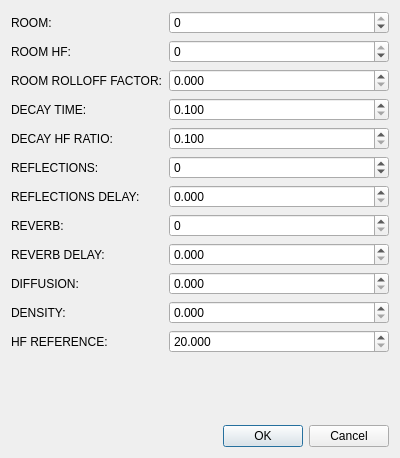
<?xml version="1.0" encoding="UTF-8"?>
<ui version="4.0">
 <class>Reverb3DCustomizeWnd</class>
 <widget class="QDialog" name="Reverb3DCustomizeWnd">
  <property name="geometry">
   <rect>
    <x>0</x>
    <y>0</y>
    <width>400</width>
    <height>458</height>
   </rect>
  </property>
  <property name="windowTitle">
   <string>Customize 3DReverb</string>
  </property>
  <layout class="QVBoxLayout" name="verticalLayout">
   <item>
    <layout class="QFormLayout" name="formLayout">
     <item row="0" column="0">
      <widget class="QLabel" name="label_5">
       <property name="text">
        <string>ROOM:</string>
       </property>
      </widget>
     </item>
     <item row="0" column="1">
      <widget class="QSpinBox" name="m_room">
       <property name="minimum">
        <number>-10000</number>
       </property>
       <property name="maximum">
        <number>0</number>
       </property>
      </widget>
     </item>
     <item row="1" column="0">
      <widget class="QLabel" name="label">
       <property name="text">
        <string>ROOM HF:</string>
       </property>
      </widget>
     </item>
     <item row="1" column="1">
      <widget class="QSpinBox" name="m_roomHF">
       <property name="minimum">
        <number>-10000</number>
       </property>
       <property name="maximum">
        <number>0</number>
       </property>
      </widget>
     </item>
     <item row="2" column="0">
      <widget class="QLabel" name="label_7">
       <property name="text">
        <string>ROOM ROLLOFF FACTOR:</string>
       </property>
      </widget>
     </item>
     <item row="2" column="1">
      <widget class="QDoubleSpinBox" name="m_roomRolloffFactor">
       <property name="decimals">
        <number>3</number>
       </property>
       <property name="maximum">
        <double>10.000000000000000</double>
       </property>
       <property name="singleStep">
        <double>0.001000000000000</double>
       </property>
      </widget>
     </item>
     <item row="3" column="0">
      <widget class="QLabel" name="label_6">
       <property name="text">
        <string>DECAY TIME:</string>
       </property>
      </widget>
     </item>
     <item row="3" column="1">
      <widget class="QDoubleSpinBox" name="m_decayTime">
       <property name="decimals">
        <number>3</number>
       </property>
       <property name="minimum">
        <double>0.100000000000000</double>
       </property>
       <property name="maximum">
        <double>20.000000000000000</double>
       </property>
       <property name="singleStep">
        <double>0.010000000000000</double>
       </property>
      </widget>
     </item>
     <item row="4" column="0">
      <widget class="QLabel" name="label_4">
       <property name="text">
        <string>DECAY HF RATIO:</string>
       </property>
      </widget>
     </item>
     <item row="5" column="0">
      <widget class="QLabel" name="label_2">
       <property name="text">
        <string>REFLECTIONS:</string>
       </property>
      </widget>
     </item>
     <item row="6" column="0">
      <widget class="QLabel" name="label_12">
       <property name="text">
        <string>REFLECTIONS DELAY:</string>
       </property>
      </widget>
     </item>
     <item row="7" column="0">
      <widget class="QLabel" name="label_3">
       <property name="text">
        <string>REVERB:</string>
       </property>
      </widget>
     </item>
     <item row="8" column="0">
      <widget class="QLabel" name="label_11">
       <property name="text">
        <string>REVERB DELAY:</string>
       </property>
      </widget>
     </item>
     <item row="9" column="0">
      <widget class="QLabel" name="label_10">
       <property name="text">
        <string>DIFFUSION:</string>
       </property>
      </widget>
     </item>
     <item row="10" column="0">
      <widget class="QLabel" name="label_8">
       <property name="text">
        <string>DENSITY:</string>
       </property>
      </widget>
     </item>
     <item row="11" column="0">
      <widget class="QLabel" name="label_9">
       <property name="text">
        <string>HF REFERENCE:</string>
       </property>
      </widget>
     </item>
     <item row="4" column="1">
      <widget class="QDoubleSpinBox" name="m_decayHFRatio">
       <property name="decimals">
        <number>3</number>
       </property>
       <property name="minimum">
        <double>0.100000000000000</double>
       </property>
       <property name="maximum">
        <double>2.000000000000000</double>
       </property>
       <property name="singleStep">
        <double>0.001000000000000</double>
       </property>
      </widget>
     </item>
     <item row="5" column="1">
      <widget class="QSpinBox" name="m_reflections">
       <property name="minimum">
        <number>-10000</number>
       </property>
       <property name="maximum">
        <number>1000</number>
       </property>
      </widget>
     </item>
     <item row="7" column="1">
      <widget class="QSpinBox" name="m_reverb">
       <property name="maximum">
        <number>2000</number>
       </property>
      </widget>
     </item>
     <item row="6" column="1">
      <widget class="QDoubleSpinBox" name="m_reflectionsDelay">
       <property name="decimals">
        <number>3</number>
       </property>
       <property name="maximum">
        <double>0.300000000000000</double>
       </property>
       <property name="singleStep">
        <double>0.001000000000000</double>
       </property>
      </widget>
     </item>
     <item row="8" column="1">
      <widget class="QDoubleSpinBox" name="m_reverbDelay">
       <property name="decimals">
        <number>3</number>
       </property>
       <property name="maximum">
        <double>0.100000000000000</double>
       </property>
       <property name="singleStep">
        <double>0.001000000000000</double>
       </property>
      </widget>
     </item>
     <item row="9" column="1">
      <widget class="QDoubleSpinBox" name="m_diffusion">
       <property name="decimals">
        <number>3</number>
       </property>
       <property name="maximum">
        <double>100.000000000000000</double>
       </property>
       <property name="singleStep">
        <double>0.001000000000000</double>
       </property>
      </widget>
     </item>
     <item row="10" column="1">
      <widget class="QDoubleSpinBox" name="m_density">
       <property name="decimals">
        <number>3</number>
       </property>
       <property name="maximum">
        <double>100.000000000000000</double>
       </property>
       <property name="singleStep">
        <double>0.001000000000000</double>
       </property>
      </widget>
     </item>
     <item row="11" column="1">
      <widget class="QDoubleSpinBox" name="m_hfReference">
       <property name="decimals">
        <number>3</number>
       </property>
       <property name="minimum">
        <double>20.000000000000000</double>
       </property>
       <property name="maximum">
        <double>20000.000000000000000</double>
       </property>
       <property name="singleStep">
        <double>0.001000000000000</double>
       </property>
      </widget>
     </item>
    </layout>
   </item>
   <item>
    <widget class="QDialogButtonBox" name="buttonBox">
     <property name="orientation">
      <enum>Qt::Horizontal</enum>
     </property>
     <property name="standardButtons">
      <set>QDialogButtonBox::Cancel|QDialogButtonBox::Ok</set>
     </property>
    </widget>
   </item>
  </layout>
 </widget>
 <resources/>
 <connections>
  <connection>
   <sender>buttonBox</sender>
   <signal>accepted()</signal>
   <receiver>Reverb3DCustomizeWnd</receiver>
   <slot>accept()</slot>
   <hints>
    <hint type="sourcelabel">
     <x>248</x>
     <y>254</y>
    </hint>
    <hint type="destinationlabel">
     <x>157</x>
     <y>274</y>
    </hint>
   </hints>
  </connection>
  <connection>
   <sender>buttonBox</sender>
   <signal>rejected()</signal>
   <receiver>Reverb3DCustomizeWnd</receiver>
   <slot>reject()</slot>
   <hints>
    <hint type="sourcelabel">
     <x>316</x>
     <y>260</y>
    </hint>
    <hint type="destinationlabel">
     <x>286</x>
     <y>274</y>
    </hint>
   </hints>
  </connection>
 </connections>
</ui>
